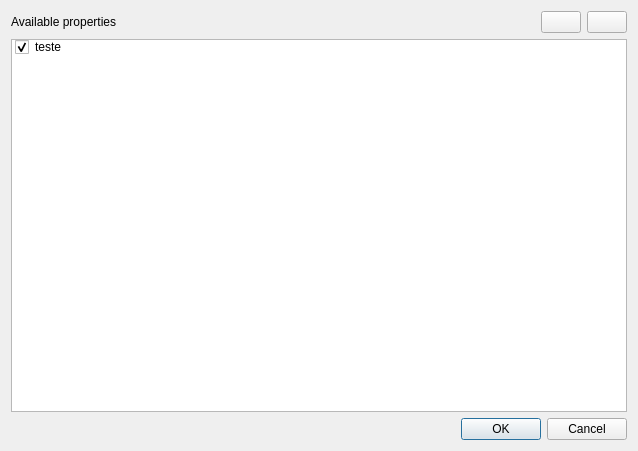
<?xml version="1.0" encoding="UTF-8"?>
<ui version="4.0">
 <class>Dialog</class>
 <widget class="QDialog" name="Dialog">
  <property name="geometry">
   <rect>
    <x>0</x>
    <y>0</y>
    <width>638</width>
    <height>451</height>
   </rect>
  </property>
  <property name="windowTitle">
   <string>Properties Manager</string>
  </property>
  <layout class="QVBoxLayout" name="verticalLayout_2">
   <item>
    <layout class="QVBoxLayout" name="verticalLayout">
     <item>
      <layout class="QHBoxLayout" name="horizontalLayout_3">
       <item>
        <widget class="QLabel" name="label_2">
         <property name="text">
          <string>Available properties</string>
         </property>
        </widget>
       </item>
       <item>
        <spacer name="horizontalSpacer_2">
         <property name="orientation">
          <enum>Qt::Horizontal</enum>
         </property>
         <property name="sizeHint" stdset="0">
          <size>
           <width>40</width>
           <height>20</height>
          </size>
         </property>
        </spacer>
       </item>
       <item>
        <layout class="QHBoxLayout" name="horizontalLayout">
         <item>
          <widget class="QPushButton" name="addButtonWidget">
           <property name="text">
            <string/>
           </property>
           <property name="icon">
            <iconset>
             <normaloff>../../../../../../../../../Documents/Trilhas Perdidas/Geoprocessamento/icones/qgis gui/png/symbologyAdd.png</normaloff>../../../../../../../../../Documents/Trilhas Perdidas/Geoprocessamento/icones/qgis gui/png/symbologyAdd.png</iconset>
           </property>
          </widget>
         </item>
         <item>
          <widget class="QPushButton" name="deleteButtonWidget">
           <property name="text">
            <string/>
           </property>
           <property name="icon">
            <iconset>
             <normaloff>../../../../../../../../../Documents/Trilhas Perdidas/Geoprocessamento/icones/qgis gui/png/symbologyRemove.png</normaloff>../../../../../../../../../Documents/Trilhas Perdidas/Geoprocessamento/icones/qgis gui/png/symbologyRemove.png</iconset>
           </property>
          </widget>
         </item>
        </layout>
       </item>
      </layout>
     </item>
     <item>
      <widget class="QListWidget" name="propertiesListWidget">
       <property name="selectionMode">
        <enum>QAbstractItemView::SingleSelection</enum>
       </property>
       <item>
        <property name="text">
         <string>teste</string>
        </property>
        <property name="checkState">
         <enum>Checked</enum>
        </property>
       </item>
      </widget>
     </item>
    </layout>
   </item>
   <item>
    <layout class="QHBoxLayout" name="horizontalLayout_2">
     <item>
      <widget class="QDialogButtonBox" name="buttonBox">
       <property name="orientation">
        <enum>Qt::Horizontal</enum>
       </property>
       <property name="standardButtons">
        <set>QDialogButtonBox::Cancel|QDialogButtonBox::Ok</set>
       </property>
      </widget>
     </item>
    </layout>
   </item>
  </layout>
 </widget>
 <resources/>
 <connections>
  <connection>
   <sender>buttonBox</sender>
   <signal>accepted()</signal>
   <receiver>Dialog</receiver>
   <slot>accept()</slot>
   <hints>
    <hint type="sourcelabel">
     <x>248</x>
     <y>254</y>
    </hint>
    <hint type="destinationlabel">
     <x>157</x>
     <y>274</y>
    </hint>
   </hints>
  </connection>
  <connection>
   <sender>buttonBox</sender>
   <signal>rejected()</signal>
   <receiver>Dialog</receiver>
   <slot>reject()</slot>
   <hints>
    <hint type="sourcelabel">
     <x>316</x>
     <y>260</y>
    </hint>
    <hint type="destinationlabel">
     <x>286</x>
     <y>274</y>
    </hint>
   </hints>
  </connection>
 </connections>
</ui>
